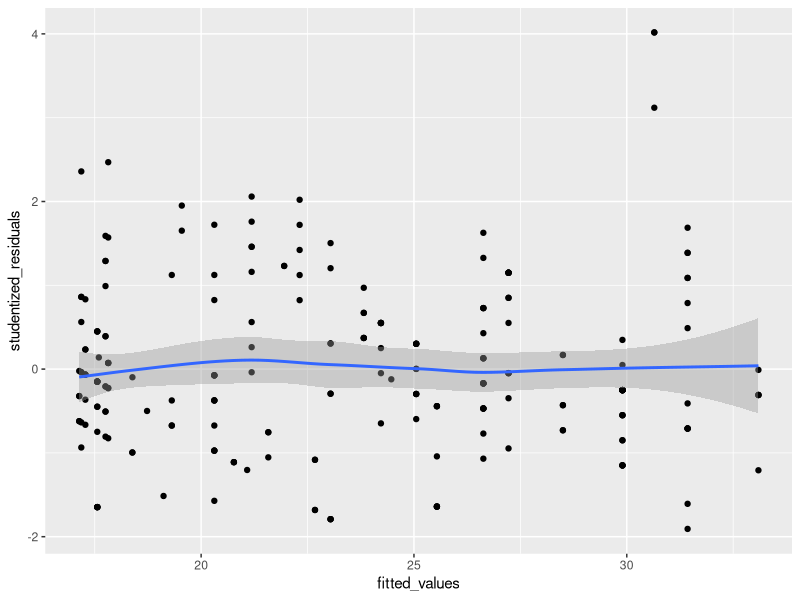

Write R code to recreate this figure.
## ---- chunk 1
knitr::opts_chunk$set(echo = TRUE)
library(tidyverse)
## ---- chunk 2
mpg_lm <- lm(hwy ~ displ, data = mpg)
mpg_lm %>% str()
mpg_lm %>% coefficients()
mpg$displ %>%
  range()
mpg_lm %>%
  predict(newdata = tibble(displ = 5))
## ---- chunk 3
mpg_loess <- loess(hwy ~ displ, data = mpg)
fitted_values <- mpg_loess %>%
  fitted()
studentized_residuals <- mpg_loess %>%
  residuals() %>% 
  scale() %>% 
  as.numeric()
tibble(fitted_values, studentized_residuals) %>% 
  ggplot(aes(fitted_values, studentized_residuals)) +
  geom_point() +
  geom_smooth()
tibble(studentized_residuals) %>% 
  filter(studentized_residuals < -3 | studentized_residuals > 3)
## ---- chunk 4
